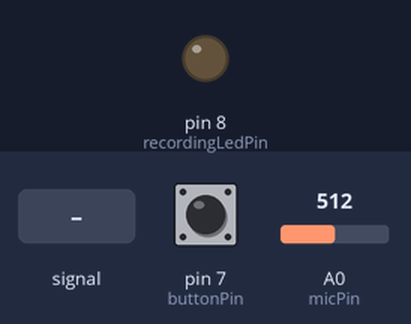
Simulated run of this sketch. Board: Arduino Uno, built with avr-gcc and run on an emulated ATmega328P. On the bench: output pins drawn as LEDs (lit = HIGH). The test bench sets the inputs (shaded band); at power-on: pin 7 (buttonPin) HIGH, A0 (micPin) = 512. What the sketch prints to the serial monitor is not drawn.

Above: at 1.2 s.
1.3 s: pin 7 (buttonPin) pulled LOW for 0.15 s
At 1.9 s:
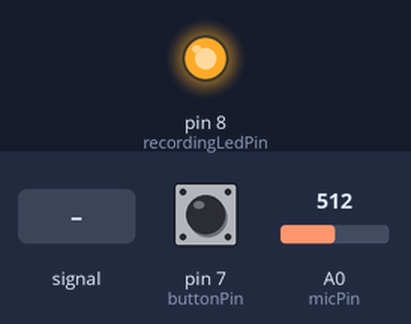
2.9 s: A0 (micPin) fed a 200 Hz sine of ±81 counts around its level
4.4 s: A0 (micPin) set to 716
6.1 s: A0 (micPin) fed a 1000 Hz sine of ±255 counts around its level
7.6 s: pin 7 (buttonPin) pulled LOW for 1 s
Timing chart, 0 to 10.6 s (numbered marks = the images above; inputs shaded):
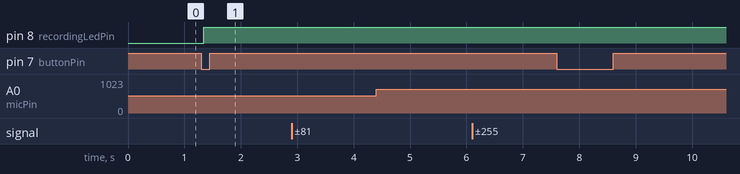

Measured:
- after the input at 1.3 s, pin 8 (recordingLedPin): LOW → HIGH at once
- after the input at 2.9 s, every drawn part: stays the same
- after the input at 4.4 s, every drawn part: stays the same
- after the input at 6.1 s, every drawn part: stays the same
- after the input at 7.6 s, every drawn part: stays the same

The sketch:

UnoMicDriver.ino
```cpp
const int micPin = A0;
const int buttonPin = 7;
const int recordingLedPin = 8;

const int sampleRate = 8000;   // 8khz
unsigned long lastSampleTime = 0;
unsigned long sampleInterval = 1000000UL / sampleRate;

unsigned long sampleCount = 0;
unsigned long maxSamples = (unsigned long) sampleRate * 15;  // 15 seconds

bool recording = false;

// Debounce / edge detect for INPUT_PULLUP button
bool lastButtonPressed = false;
unsigned long lastButtonChangeMs = 0;
const unsigned long debounceMs = 40;

void setup() {
  Serial.begin(500000);
  pinMode(buttonPin, INPUT_PULLUP);
  pinMode(recordingLedPin, OUTPUT);
  digitalWrite(recordingLedPin, LOW);
}

void loop() {

  // Button is INPUT_PULLUP: pressed == LOW
  bool pressedNow = (digitalRead(buttonPin) == LOW);
  unsigned long nowMs = millis();

  // debounce
  if (pressedNow != lastButtonPressed) {
    lastButtonChangeMs = nowMs;
    lastButtonPressed = pressedNow;
  }

  bool stablePressed = pressedNow && (nowMs - lastButtonChangeMs) > debounceMs;

  // Start recording only on a stable press while not already recording
  if (stablePressed && !recording) {
    recording = true;
    sampleCount = 0;
    digitalWrite(recordingLedPin, HIGH);

    // Burst the start marker so the Pi will catch it even if it opens serial slightly late
    for (int i = 0; i < 25; i++) {
      Serial.write("STRT", 4);
      delay(2);
    }

    // small guard delay before audio starts
    delay(20);
  }

  if (recording) {
    unsigned long currentTime = micros();

    if (currentTime - lastSampleTime >= sampleInterval) {
      lastSampleTime = currentTime;

      // Read 10-bit ADC
      int adc = analogRead(micPin);

      // Convert to signed 16-bit PCM
      int16_t pcm = (adc - 512) << 6;
      // Explanation:
      // (adc - 512) gives signed -512 to +511
      // <<6 scales to roughly -32768 to +32704

      // Send raw binary (2 bytes)
      Serial.write((uint8_t*)&pcm, 2);

      sampleCount++;

      if (sampleCount >= maxSamples) {
        recording = false;
        digitalWrite(recordingLedPin, LOW);

        // Tell the Pi the recording is complete (repeat to be robust)
        for (int i = 0; i < 10; i++) {
          Serial.write("DONE", 4);
          delay(2);
        }
      }
    }
  }
}
```
